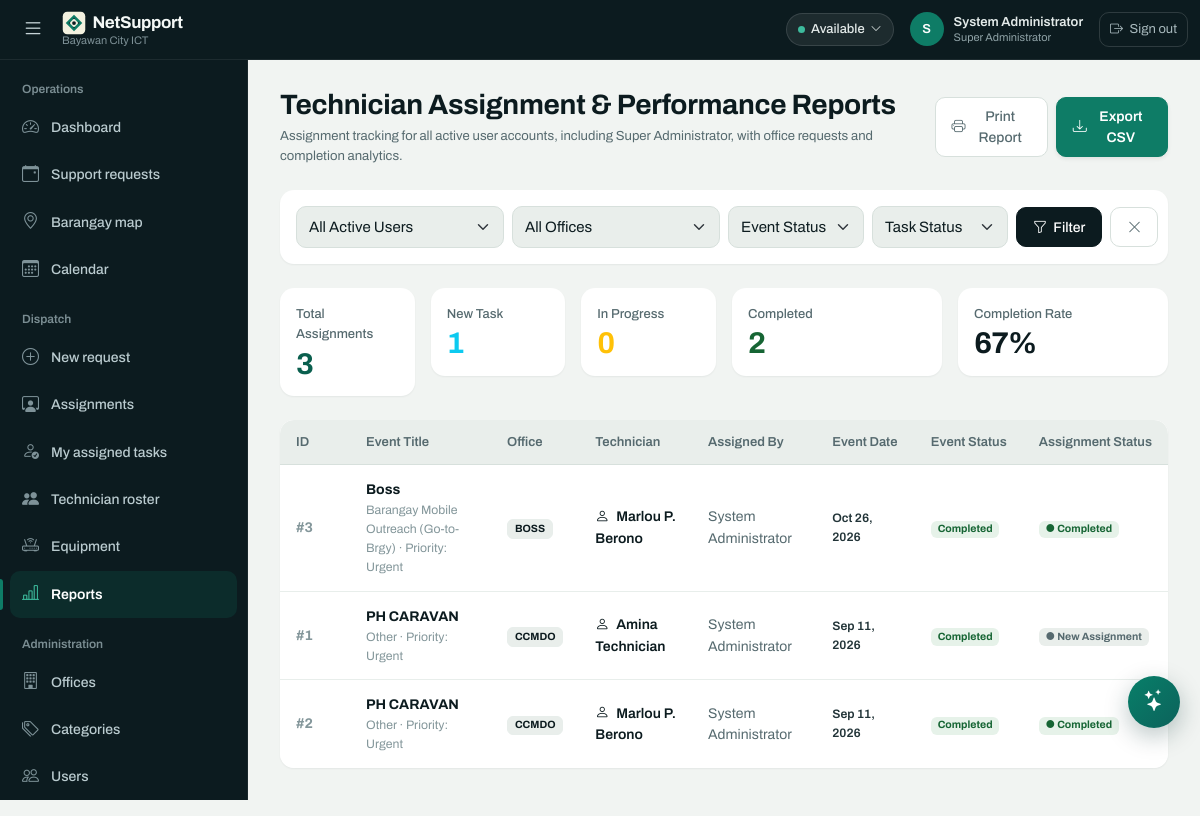
/reports.php (signed in), run on the app's committed database.
### tables this page shows
CREATE TABLE `event_assignments` (
  `id` int(10) UNSIGNED NOT NULL,
  `event_id` int(10) UNSIGNED NOT NULL,
  `technician_id` int(10) UNSIGNED NOT NULL,
  `is_team_lead` tinyint(1) NOT NULL DEFAULT 0,
  `assigned_by` int(10) UNSIGNED NOT NULL,
  `assigned_at` timestamp NOT NULL DEFAULT current_timestamp(),
  `status` enum('New Assignment','Accepted','In Progress','Completed','Cancelled') DEFAULT 'New Assignment',
  `accepted_at` datetime DEFAULT NULL,
  `started_at` datetime DEFAULT NULL,
  `completed_at` datetime DEFAULT NULL,
  `completion_notes` text DEFAULT NULL,
  `problems` text DEFAULT NULL,
  `actions_taken` text DEFAULT NULL
);

CREATE TABLE `events` (
  `id` int(10) UNSIGNED NOT NULL,
  `title` varchar(200) NOT NULL,
  `description` text DEFAULT NULL,
  `office_id` int(10) UNSIGNED NOT NULL,
  `category` varchar(60) NOT NULL,
  `location` varchar(200) NOT NULL,
  `latitude` decimal(9,6) DEFAULT NULL,
  `longitude` decimal(9,6) DEFAULT NULL,
  `start_at` datetime NOT NULL,
  `end_at` datetime NOT NULL,
  `priority` enum('Low','Normal','High','Urgent') DEFAULT 'Normal',
  `participants` int(10) UNSIGNED DEFAULT 0,
  `bandwidth_mbps` int(10) UNSIGNED DEFAULT 0,
  `primary_connection` varchar(100) DEFAULT NULL,
  `backup_connection` varchar(100) DEFAULT NULL,
  `notes` text DEFAULT NULL,
  `status` enum('New','Pending','Assigned','In Progress','Completed','Cancelled','Rescheduled') DEFAULT 'New',
  `travel_order_status` enum('Not Created','Ongoing','Completed') NOT NULL DEFAULT 'Not Created',
  `travel_order_no` varchar(40) DEFAULT NULL,
  `travel_order_created_by` int(10) UNSIGNED DEFAULT NULL,
  `travel_order_created_at` datetime DEFAULT NULL,
  `travel_order_completed_at` datetime DEFAULT NULL,
  `created_by` int(10) UNSIGNED NOT NULL,
  `created_at` timestamp NOT NULL DEFAULT current_timestamp()
);

CREATE TABLE `offices` (
  `id` int(10) UNSIGNED NOT NULL,
  `name` varchar(120) NOT NULL,
  `department` varchar(120) DEFAULT NULL,
  `created_at` timestamp NOT NULL DEFAULT current_timestamp()
);

CREATE TABLE `users` (
  `id` int(10) UNSIGNED NOT NULL,
  `full_name` varchar(120) NOT NULL,
  `username` varchar(60) NOT NULL,
  `email` varchar(150) NOT NULL,
  `phone_number` varchar(30) DEFAULT NULL,
  `password_hash` varchar(255) NOT NULL,
  `office_id` int(10) UNSIGNED DEFAULT NULL,
  `position_title` varchar(120) DEFAULT NULL,
  `role_id` tinyint(3) UNSIGNED NOT NULL,
  `status` enum('Active','Inactive') NOT NULL DEFAULT 'Active',
  `created_at` timestamp NOT NULL DEFAULT current_timestamp()
);

### config.php (called while the page is built, shortened)
<?php
function db(): PDO {
    static $pdo;
    if (!$pdo) {
        $pdo = new PDO(
            'mysql:host='.DB_HOST.';port='.DB_PORT.';dbname='.DB_NAME.';charset=utf8mb4',
            DB_USER, DB_PASS,
            [
                PDO::ATTR_ERRMODE            => PDO::ERRMODE_EXCEPTION,
                PDO::ATTR_DEFAULT_FETCH_MODE => PDO::FETCH_ASSOC,
                PDO::ATTR_EMULATE_PREPARES   => false,
            ]
        );
        $pdo->exec("SET time_zone = '+08:00'");
    }
    return $pdo;
}
function h(?string $value): string { return htmlspecialchars((string)$value, ENT_QUOTES, 'UTF-8'); }
function status_class(string $status): string { return match($status) { 'Completed' => 'success', 'In Progress' => 'primary', 'Assigned','Accepted' => 'info', 'Urgent' => 'danger', 'Cancelled' => 'danger', 'Rescheduled','Pending','Ongoing' => 'warning', default => 'secondary' }; }

### reports.php (the view, shortened to what this page needs)
<?php
require_once 'config.php';
require 'partials/header.php';
$where = ["u.status = 'Active'"];
$args = [];
$sql = 'SELECT a.id, e.title, o.name office_name, e.category, e.priority, e.start_at, u.full_name technician, ab.full_name assigned_by_name, e.status event_status, a.status assignment_status, a.completed_at, a.completion_notes
        FROM event_assignments a
        JOIN events e ON e.id = a.event_id
        JOIN offices o ON o.id = e.office_id
        JOIN users u ON u.id = a.technician_id
        JOIN users ab ON ab.id = a.assigned_by '
        . ($where ? 'WHERE ' . implode(' AND ', $where) : '') .
        ' ORDER BY e.start_at DESC';
$q = db()->prepare($sql);
$q->execute($args);
$rows = $q->fetchAll();
$total = count($rows);
$newAssign = count(array_filter($rows, fn($r) => $r['assignment_status'] === 'New Assignment'));
$inProgress = count(array_filter($rows, fn($r) => $r['assignment_status'] === 'In Progress'));
$done = count(array_filter($rows, fn($r) => $r['assignment_status'] === 'Completed'));
$rate = $total ? round(($done / $total) * 100) : 0;
$selectedTechnicianLabel = 'All Active Users';
?>
<div class="report-heading d-flex flex-column flex-md-row justify-content-between align-items-md-center gap-3 mb-4">
    <div>
        <h3 class="fw-bold text-dark mb-1">Technician Assignment & Performance Reports</h3>
        <p class="text-secondary small mb-0">Assignment tracking for all active user accounts, including Super Administrator, with office requests and completion analytics.</p>
    </div>
    <div class="report-actions d-flex gap-2">
        <button onclick="window.print()" class="btn btn-outline-secondary d-inline-flex align-items-center gap-1">
            <i class="bi bi-printer"></i> Print Report
        </button>
        <a href="reports.php?export=csv<?= http_build_query($_GET) ? '&' . http_build_query($_GET) : '' ?>" class="btn btn-primary d-inline-flex align-items-center gap-1 shadow-sm">
            <i class="bi bi-download"></i> Export CSV
        </a>
    </div>
</div>
<div class="report-filters card stat-card p-3 mb-4 border-0">
    <form class="row g-2 align-items-center" method="get">
        <div class="col-6 col-md-3">
            <div class="dropdown w-100">
                <button class="form-select bg-light text-start d-flex justify-content-between align-items-center" type="button" id="technicianFilterButton" data-bs-toggle="dropdown" aria-expanded="false">
                    <span><?= h($selectedTechnicianLabel) ?></span>
                </button>
            </div>
        </div>
        <div class="col-6 col-md-3">
            <select class="form-select bg-light" name="office_id">
                <option value="">All Offices</option>
            </select>
        </div>
        <div class="col-6 col-md-2">
            <select class="form-select bg-light" name="event_status">
                <option value="">Event Status</option>
            </select>
        </div>
        <div class="col-6 col-md-2">
            <select class="form-select bg-light" name="assignment_status">
                <option value="">Task Status</option>
            </select>
        </div>
        <div class="col-12 col-md-2 d-flex gap-2">
            <button class="btn btn-secondary w-100"><i class="bi bi-funnel"></i> Filter</button>
            <a href="reports.php" class="btn btn-outline-secondary"><i class="bi bi-x-lg"></i></a>
        </div>
    </form>
</div>
<div class="report-metrics row g-3 mb-4">
    <div class="col-md-2 col-6">
        <div class="card stat-card p-3 border-0">
            <span class="stat-label">Total Assignments</span>
            <div class="stat-value text-primary"><?= $total ?></div>
        </div>
    </div>
    <div class="col-md-2 col-6">
        <div class="card stat-card p-3 border-0">
            <span class="stat-label">New Task</span>
            <div class="stat-value text-info"><?= $newAssign ?></div>
        </div>
    </div>
    <div class="col-md-2 col-6">
        <div class="card stat-card p-3 border-0">
            <span class="stat-label">In Progress</span>
            <div class="stat-value text-warning"><?= $inProgress ?></div>
        </div>
    </div>
    <div class="col-md-3 col-6">
        <div class="card stat-card p-3 border-0">
            <span class="stat-label">Completed</span>
            <div class="stat-value text-success"><?= $done ?></div>
        </div>
    </div>
    <div class="col-md-3 col-12">
        <div class="card stat-card p-3 border-0">
            <span class="stat-label">Completion Rate</span>
            <div class="stat-value text-dark"><?= $rate ?>%</div>
        </div>
    </div>
</div>
<div class="report-table-card card stat-card border-0">
    <div class="app-table-container">
        <div class="table-responsive">
            <table class="report-table table app-table align-middle">
                <thead>
                    <tr>
                        <th style="width: 70px;">ID</th>
                        <th>Event Title</th>
                        <th>Office</th>
                        <th>Technician</th>
                        <th>Assigned By</th>
                        <th>Event Date</th>
                        <th>Event Status</th>
                        <th>Assignment Status</th>
                    </tr>
                </thead>
                <tbody>
                    <?php foreach ($rows as $r): ?>
                        <tr>
                            <td class="fw-bold text-muted">#<?= $r['id'] ?></td>
                            <td>
                                <div class="fw-bold text-dark"><?= h($r['title']) ?></div>
                                <div class="small text-muted"><?= h($r['category']) ?> · Priority: <?= h($r['priority']) ?></div>
                            </td>
                            <td>
                                <span class="badge bg-light text-dark border"><?= h($r['office_name']) ?></span>
                            </td>
                            <td>
                                <span class="fw-semibold text-dark"><i class="bi bi-person me-1"></i> <?= h($r['technician']) ?></span>
                            </td>
                            <td class="small text-secondary"><?= h($r['assigned_by_name']) ?></td>
                            <td>
                                <div class="small fw-semibold"><?= date('M j, Y', strtotime($r['start_at'])) ?></div>
                            </td>
                            <td>
                                <span class="badge badge-soft-<?= status_class($r['event_status']) ?>">
                                    <?= h($r['event_status']) ?>
                                </span>
                            </td>
                            <td>
                                <span class="badge badge-soft-<?= status_class($r['assignment_status']) ?>">
                                    ● <?= h($r['assignment_status']) ?>
                                </span>
                            </td>
                        </tr>
                    <?php endforeach; ?>
                </tbody>
            </table>
        </div>
    </div>
</div>
<?php require 'partials/footer.php'; ?>

### data on the page
event_assignments: id "3", event.title "Boss", event.category "Barangay Mobile Outreach (Go-to-Brgy)", event.priority "Urgent", offices.name "BOSS", technician.full_name "Marlou P. Berono", assigned_by.full_name "System Administrator", event.start_at "Oct 26, 2026", event.status "Completed", status "Completed"
event_assignments: id "1", event.title "PH CARAVAN", event.category "Other", event.priority "Urgent", offices.name "CCMDO", technician.full_name "Amina Technician", assigned_by.full_name "System Administrator", event.start_at "Sep 11, 2026", event.status "Completed", status "New Assignment"
event_assignments: id "2", event.title "PH CARAVAN", event.category "Other", event.priority "Urgent", offices.name "CCMDO", technician.full_name "Marlou P. Berono", assigned_by.full_name "System Administrator", event.start_at "Sep 11, 2026", event.status "Completed", status "Completed"

### other printed values
$myAvailability "Available"
substr($me['full_name'], 0, 1) "S"
$me['full_name'] "System Administrator"
$me['role'] "Super Administrator"
$selectedTechnicianLabel "All Active Users"
$total "3"
$newAssign "1"
$inProgress "0"
$done "2"
$rate "67"
